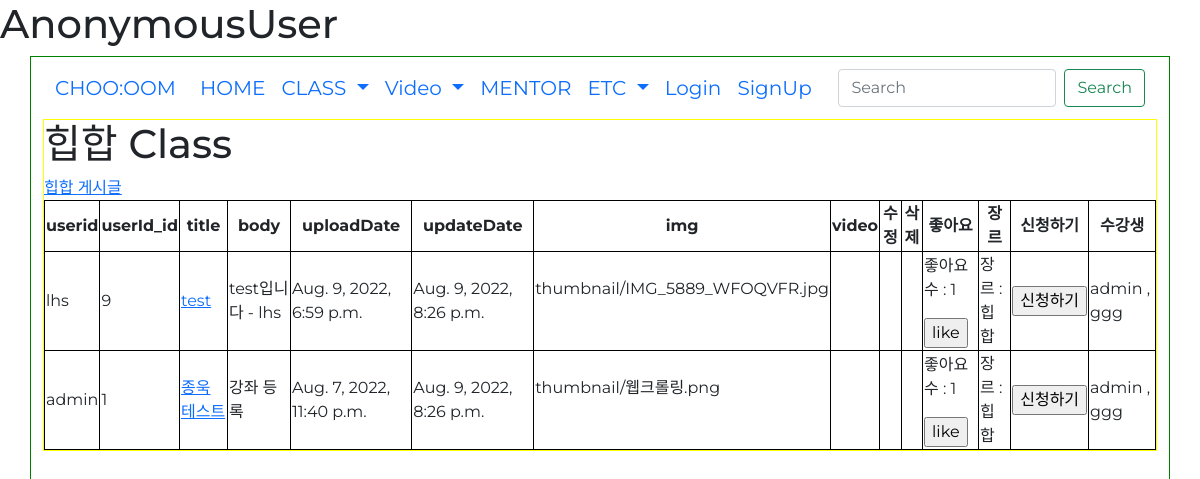
Before: /genre_course?genre_id=1 with the older database file.
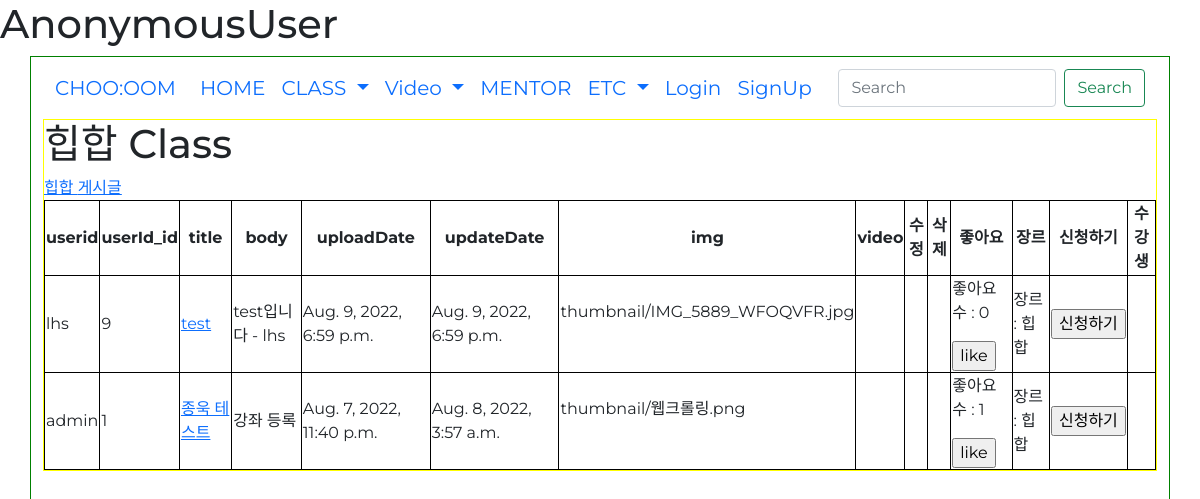
After: the same page with the newer database file.
### danceapp/models.py (models this page shows, shortened)
class Course(models.Model):
    userId = models.ForeignKey(userProfile, on_delete=models.CASCADE)
    title = models.CharField(max_length=200) # 제목
    body = models.TextField() # 게시물 설명
    uploadDate = models.DateTimeField(auto_now_add=True) # 처음 업로드 시간
    updateDate = models.DateTimeField(auto_now=True) # 수정 시간
    photo = models.ImageField(blank=True, null=True, upload_to='thumbnail') # 썸네일 # upload_to : static/blog_photo 로 저장해줘
    video = models.FileField(blank=True, null=True, upload_to='video') # 배포시에는 models.FilePathField()사용
    genreName = models.ForeignKey(Genre, null=True, on_delete=models.CASCADE) # 장르
    likes_user = models.ManyToManyField(userProfile, related_name='course_likes', blank=True) # 좋아요 누른 사람
    likes_count = models.PositiveIntegerField(default=0)
    register_user = models.ManyToManyField(userProfile, related_name='register_user', blank=True)
    register_count = models.PositiveIntegerField(default=0)
    maxRegCount = models.IntegerField(default=0, null=False)
    startDate = models.DateField(auto_now=False, auto_now_add=False)
    location = models.CharField(max_length=50, null=True)

class Genre(models.Model):
    id = models.AutoField(primary_key=True, null=False) # pk
    name = models.CharField(max_length=20) # 장르 이름
    def __str__(self):
        return self.name

### accounts/models.py (models this page shows)
class userProfile(AbstractUser):
    nickname = models.CharField(max_length=50, null=True, blank=True) # 실제 이름
    danceSkill = models.CharField(max_length=10 ,null=True, blank=True) # 상 중 하
    phoneNum = models.IntegerField(null=True, blank=True) # 핸드폰 번호
    gender = models.CharField(max_length=10 ,null=True, blank=True) # 성별
    createdAt = models.DateTimeField(auto_now_add=True) # 생성 일자
    birth = models.DateField(null=True, blank=True) # 생년월일
    profilephoto = models.ImageField(blank=True, null=True, upload_to='profilephoto') # 프사
    def __str__(self):
        return self.username

### danceapp/views.py (the view)
# urls.py: path('genre_course', views.genre_course, name='genre_course'),
def genre_course(request):
    genre_id = request.GET.get('genre_id', None)
    genre = Genre.objects.get(id=int(genre_id))
    courses = Course.objects.filter().order_by('-updateDate')
    comment_form = CommentForm()
    context = {
        'genre':genre,
        'courses':courses,
        'comment_form':comment_form,
    }
    return render(request, 'genre_course.html', context)

### danceapp/forms.py
class CommentForm(forms.ModelForm):
    class Meta:
        model = Comment
        fields = ['comment']
    def __init__(self, *args, **kwargs):
        super(CommentForm, self).__init__(*args, **kwargs)
        self.fields['comment'].widget.attrs = {
            'class': 'form-control',
            'placeholder': "댓글 입력",
            'rows':1
        }

### danceapp/templates/genre_course.html (shortened to what this page needs)
{% extends 'base.html' %}
{% block content %}
{% load static %}
<h1>{{ genre.name }} Class</h1>
<a href="{% url 'genre_post' %}?genre_id={{genre.id}}">{{ genre.name}} 게시글</a>
<table border="1">
    <tr>
        <th>userid</th>
        <th>userId_id</th>
        <th>title</th>
        <th>body</th>
        <th>uploadDate</th>
        <th>updateDate</th>
        <th>img</th>
        <th>video</th>
        <th>수정</th>
        <th>삭제</th>
        <th>좋아요</th>
        <th>장르</th>
        <th>신청하기</th>
        <th>수강생</th>
    </tr>
    {% for course in courses %}
    {% if course.genreName.name == genre.name %}
    <tr>
        <td>{{ course.userId }}</td>
        <td>{{ course.userId_id }}</td>
        <td><a href="{% url 'course_detail' course.id %}">{{ course.title }}</a></td>
        <td>{{ course.body }}</td>
        <td>{{ course.uploadDate }}</td>
        <td>{{ course.updateDate }}</td>
        <td>
            {% if course.photo %}
            {{ course.photo }} <br>
            {% endif %}
        </td>
        <td>
        </td>
        <td>
        </td>
        <td>
        </td>
        <td>
            <form action="{% url 'course_likes' course.id %}" method="">
                <p>
                    좋아요 수 : {{ course.likes_count }}
                </p>
                {% if request.user in course.likes_user.all %}
                <input type="submit" value="dislike">
                {% else %}
                <input type="submit" value="like">
                {% endif %}
            </form>
        </td>
        <td>장르 : {{course.genreName}}</td>
        <td>
            <form action="{% url 'regCourse' course.id %}" method="POST">
                {% if request.user in course.register_user.all %}
                <input type="submit" value="신청취소">
                {% else %}
                <input type="submit" value="신청하기">
                {% endif %}
            </form>
        </td>
        <td>
            {% for regUser in course.register_user.all %}
                {{ regUser.nickname}}
                {% if not forloop.last %},{% endif %}
           {% endfor %}
        </td>
    </tr>
    {% endif %}
    {% endfor %}
</table>
{% endblock %}

Changed rows visible on the page:
changed Course "test": loses userProfile (nickname "admin"); loses userProfile (nickname "ggg"); updateDate "Aug. 9, 2022, 8:26 p.m." → "Aug. 9, 2022, 6:59 p.m."; likes_count "1" → "0"
changed Course "종욱 테스트": loses userProfile (nickname "admin"); loses userProfile (nickname "ggg"); updateDate "Aug. 9, 2022, 8:26 p.m." → "Aug. 8, 2022, 3:57 a.m."
